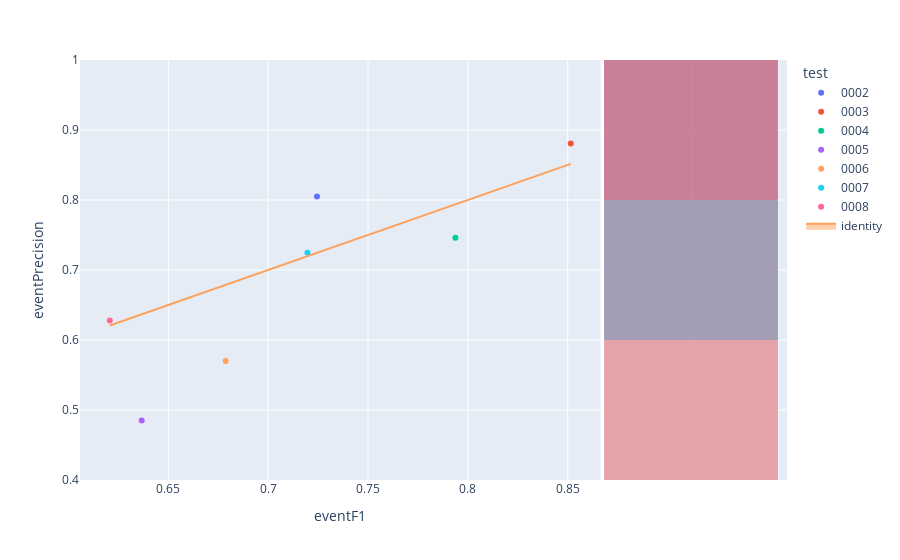

Source (notebook cell):
### Code cell
fig=px.scatter(experimentModels,x='eventF1',y='eventPrecision',color='test',hover_name='modelId', marginal_y="histogram")
fig.add_trace(
    go.Scatter(x=experimentModels['eventF1'], y=experimentModels['eventF1'], name="identity", mode='lines',fill="toself")
)
fig.show()

### Figure 1 — Plotly figure (JSON) as saved in the notebook; plotly's stock layout.template omitted (floating-point values rounded to 4 significant figures)
{"data": [{"hovertemplate": "<b>%{hovertext}</b><br><br>test=0002<br>eventF1=%{x}<br>eventPrecision=%{y}<extra></extra>", "hovertext": ["ca4abebe-7534-4387-9f7e-7e56aeb102df"], "legendgroup": "0002", "marker": {"color": "#636efa", "symbol": "circle"}, "mode": "markers", "name": "0002", "orientation": "v", "showlegend": true, "type": "scatter", "x": [0.7244], "xaxis": "x", "y": [0.805], "yaxis": "y"}, {"alignmentgroup": "True", "bingroup": "y", "hovertemplate": "test=0002<br>eventPrecision=%{y}<br>count=%{x}<extra></extra>", "legendgroup": "0002", "marker": {"color": "#636efa"}, "name": "0002", "offsetgroup": "0002", "opacity": 0.5, "showlegend": false, "type": "histogram", "xaxis": "x2", "y": [0.805], "yaxis": "y2"}, {"hovertemplate": "<b>%{hovertext}</b><br><br>test=0003<br>eventF1=%{x}<br>eventPrecision=%{y}<extra></extra>", "hovertext": ["ec345db7-d0e7-447a-a219-52693d52bf41"], "legendgroup": "0003", "marker": {"color": "#EF553B", "symbol": "circle"}, "mode": "markers", "name": "0003", "orientation": "v", "showlegend": true, "type": "scatter", "x": [0.8515], "xaxis": "x", "y": [0.8809], "yaxis": "y"}, {"alignmentgroup": "True", "bingroup": "y", "hovertemplate": "test=0003<br>eventPrecision=%{y}<br>count=%{x}<extra></extra>", "legendgroup": "0003", "marker": {"color": "#EF553B"}, "name": "0003", "offsetgroup": "0003", "opacity": 0.5, "showlegend": false, "type": "histogram", "xaxis": "x2", "y": [0.8809], "yaxis": "y2"}, {"hovertemplate": "<b>%{hovertext}</b><br><br>test=0004<br>eventF1=%{x}<br>eventPrecision=%{y}<extra></extra>", "hovertext": ["5efd55af-ba1f-4dd8-905e-9279a3c25d07"], "legendgroup": "0004", "marker": {"color": "#00cc96", "symbol": "circle"}, "mode": "markers", "name": "0004", "orientation": "v", "showlegend": true, "type": "scatter", "x": [0.7938], "xaxis": "x", "y": [0.7461], "yaxis": "y"}, {"alignmentgroup": "True", "bingroup": "y", "hovertemplate": "test=0004<br>eventPrecision=%{y}<br>count=%{x}<extra></extra>", "legendgroup": "0004", "marker": {"color": "#00cc96"}, "name": "0004", "offsetgroup": "0004", "opacity": 0.5, "showlegend": false, "type": "histogram", "xaxis": "x2", "y": [0.7461], "yaxis": "y2"}, {"hovertemplate": "<b>%{hovertext}</b><br><br>test=0005<br>eventF1=%{x}<br>eventPrecision=%{y}<extra></extra>", "hovertext": ["79b2270a-cfb8-4f96-987a-040fa3dc0386"], "legendgroup": "0005", "marker": {"color": "#ab63fa", "symbol": "circle"}, "mode": "markers", "name": "0005", "orientation": "v", "showlegend": true, "type": "scatter", "x": [0.6367], "xaxis": "x", "y": [0.4848], "yaxis": "y"}, {"alignmentgroup": "True", "bingroup": "y", "hovertemplate": "test=0005<br>eventPrecision=%{y}<br>count=%{x}<extra></extra>", "legendgroup": "0005", "marker": {"color": "#ab63fa"}, "name": "0005", "offsetgroup": "0005", "opacity": 0.5, "showlegend": false, "type": "histogram", "xaxis": "x2", "y": [0.4848], "yaxis": "y2"}, {"hovertemplate": "<b>%{hovertext}</b><br><br>test=0006<br>eventF1=%{x}<br>eventPrecision=%{y}<extra></extra>", "hovertext": ["b1cb5f16-0c62-4dd7-b5d9-16fae63b28c5"], "legendgroup": "0006", "marker": {"color": "#FFA15A", "symbol": "circle"}, "mode": "markers", "name": "0006", "orientation": "v", "showlegend": true, "type": "scatter", "x": [0.6787], "xaxis": "x", "y": [0.5701], "yaxis": "y"}, {"alignmentgroup": "True", "bingroup": "y", "hovertemplate": "test=0006<br>eventPrecision=%{y}<br>count=%{x}<extra></extra>", "legendgroup": "0006", "marker": {"color": "#FFA15A"}, "name": "0006", "offsetgroup": "0006", "opacity": 0.5, "showlegend": false, "type": "histogram", "xaxis": "x2", "y": [0.5701], "yaxis": "y2"}, {"hovertemplate": "<b>%{hovertext}</b><br><br>test=0007<br>eventF1=%{x}<br>eventPrecision=%{y}<extra></extra>", "hovertext": ["28b0a080-fdd1-4b49-97d4-f98a8671c508"], "legendgroup": "0007", "marker": {"color": "#19d3f3", "symbol": "circle"}, "mode": "markers", "name": "0007", "orientation": "v", "showlegend": true, "type": "scatter", "x": [0.7197], "xaxis": "x", "y": [0.7247], "yaxis": "y"}, {"alignmentgroup": "True", "bingroup": "y", "hovertemplate": "test=0007<br>eventPrecision=%{y}<br>count=%{x}<extra></extra>", "legendgroup": "0007", "marker": {"color": "#19d3f3"}, "name": "0007", "offsetgroup": "0007", "opacity": 0.5, "showlegend": false, "type": "histogram", "xaxis": "x2", "y": [0.7247], "yaxis": "y2"}, {"hovertemplate": "<b>%{hovertext}</b><br><br>test=0008<br>eventF1=%{x}<br>eventPrecision=%{y}<extra></extra>", "hovertext": ["acc1aab9-4594-40ce-8d0c-f2111f7a6c69"], "legendgroup": "0008", "marker": {"color": "#FF6692", "symbol": "circle"}, "mode": "markers", "name": "0008", "orientation": "v", "showlegend": true, "type": "scatter", "x": [0.6207], "xaxis": "x", "y": [0.6279], "yaxis": "y"}, {"alignmentgroup": "True", "bingroup": "y", "hovertemplate": "test=0008<br>eventPrecision=%{y}<br>count=%{x}<extra></extra>", "legendgroup": "0008", "marker": {"color": "#FF6692"}, "name": "0008", "offsetgroup": "0008", "opacity": 0.5, "showlegend": false, "type": "histogram", "xaxis": "x2", "y": [0.6279], "yaxis": "y2"}, {"fill": "toself", "mode": "lines", "name": "identity", "type": "scatter", "x": [0.7244, 0.8515, 0.7938, 0.6367, 0.6787, 0.7197, 0.6207], "y": [0.7244, 0.8515, 0.7938, 0.6367, 0.6787, 0.7197, 0.6207]}], "layout": {"barmode": "overlay", "legend": {"title": {"text": "test"}, "tracegroupgap": 0}, "margin": {"t": 60}, "xaxis": {"anchor": "y", "domain": [0, 0.7363], "title": {"text": "eventF1"}}, "xaxis2": {"anchor": "y2", "domain": [0.7413, 1], "matches": "x2", "showgrid": true, "showline": false, "showticklabels": false, "ticks": ""}, "yaxis": {"anchor": "x", "domain": [0, 1], "title": {"text": "eventPrecision"}}, "yaxis2": {"anchor": "x2", "domain": [0, 1], "matches": "y", "showgrid": true, "showticklabels": false}}}
